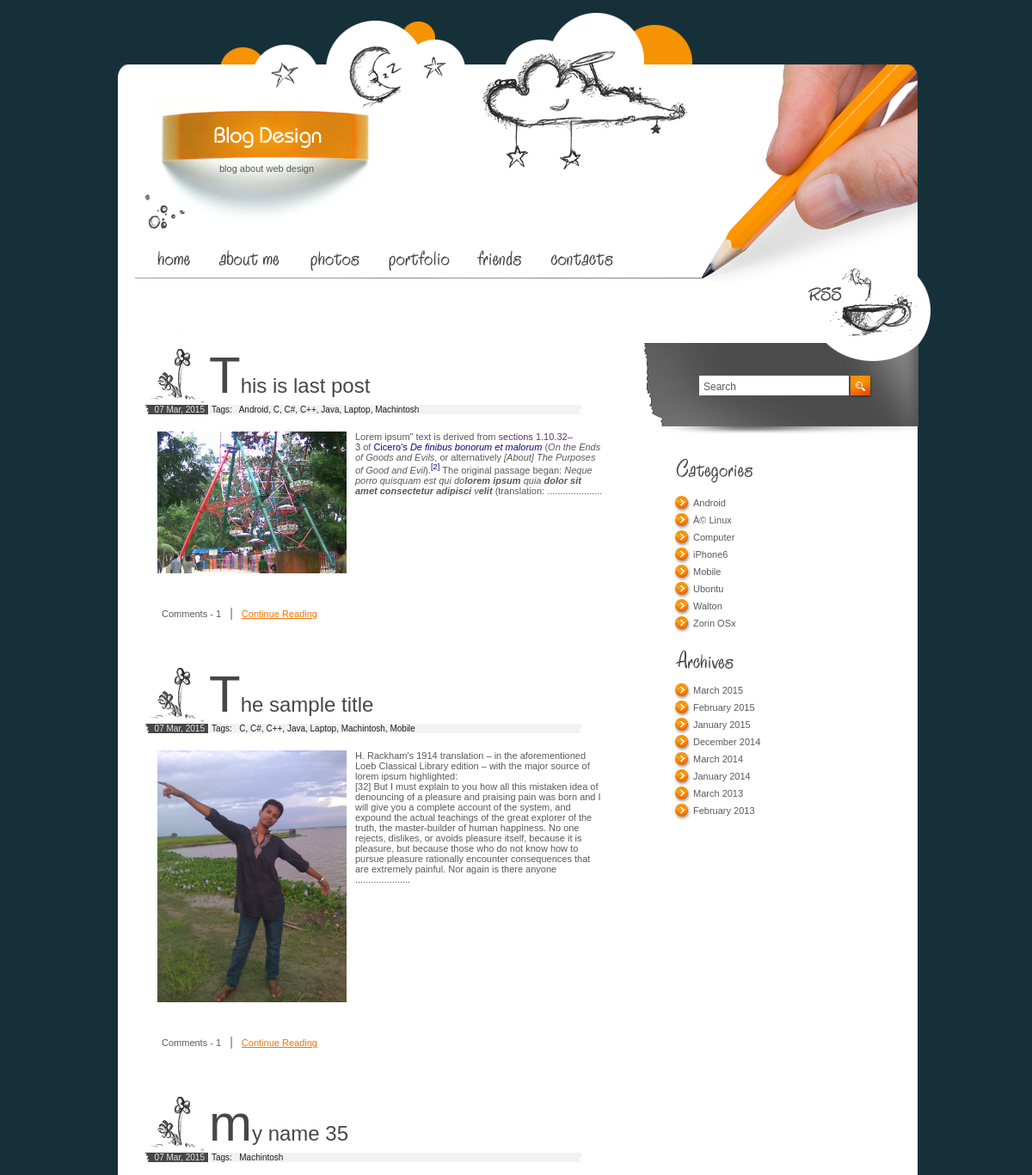
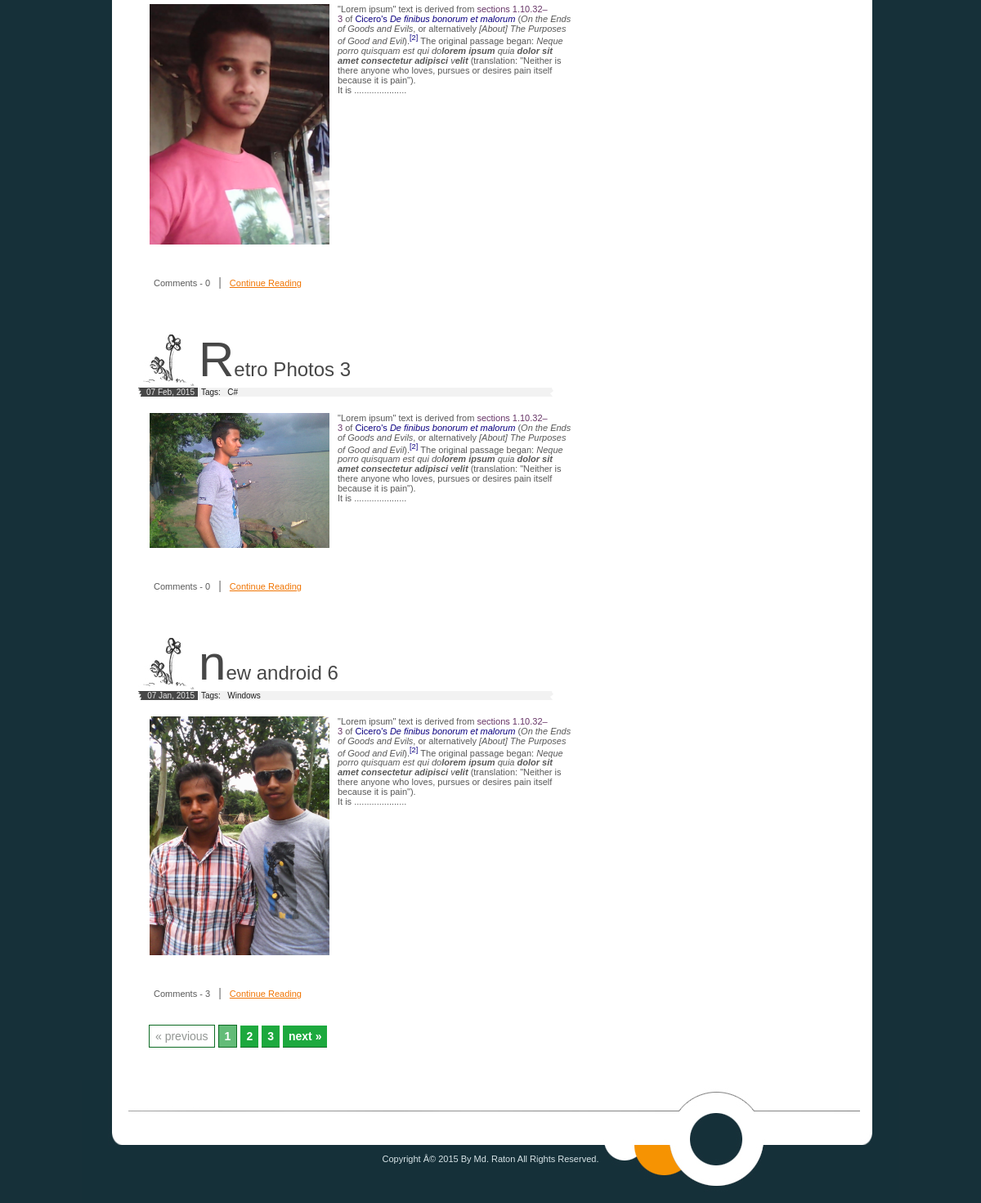
The page / on the database its author committed (2 pictures, top to bottom).
### tables this page shows
CREATE TABLE IF NOT EXISTS `tbl_post` (
`post_id` int(11) NOT NULL,
  `post_title` varchar(255) NOT NULL,
  `post_description` text NOT NULL,
  `post_image` varchar(255) NOT NULL,
  `cat_id` int(11) NOT NULL,
  `tag_id` varchar(255) NOT NULL,
  `post_date` varchar(255) NOT NULL,
  `year` varchar(4) NOT NULL,
  `month` varchar(2) NOT NULL,
  `post_timestamp` varchar(255) NOT NULL
);

CREATE TABLE IF NOT EXISTS `tbl_tag` (
`tag_id` int(11) NOT NULL,
  `tag_name` varchar(255) NOT NULL
);

CREATE TABLE IF NOT EXISTS `tbl_category` (
`cat_id` int(11) NOT NULL,
  `cat_name` varchar(255) NOT NULL
);

CREATE TABLE IF NOT EXISTS `tbl_footer` (
`id` int(11) NOT NULL,
  `description` text NOT NULL
);

### index.php (the view, shortened to what this page needs)
<?php include('header.php');?>
<?php
include('config.php');
	$adjacents = 7;
	$statement = $db->prepare("select * from tbl_post ORDER BY post_id DESC");
	$statement->execute();
	$total_pages = $statement->rowCount();
	$targetpage = $_SERVER['PHP_SELF'];
	$limit = 5;
	$page = @$_GET['page'];
	if($page)
		$start = ($page - 1) * $limit;
	else
		$start = 0;
	$statement = $db->prepare("SELECT * FROM tbl_post ORDER BY post_id DESC LIMIT $start ,$limit");
	$statement->execute();
	$result = $statement->fetchAll(PDO::FETCH_ASSOC);
	if($page == 0) $page = 1;
	$prev = $page - 1;
	$next = $page + 1;
	$lastpage = ceil($total_pages / $limit);
	$pagination = "";
	if($lastpage > 1)
	{
		$pagination .= "<div class=\"pagination\">";
		if($page > 1)
			$pagination .="<a href=\"$targetpage?page=$prev\">&#171; previous</a>";
		else
			$pagination .="<span class=\"disabled\">&#171; previous</span>";
		if($lastpage < 7 + ($adjacents * 2))
		{
			for($counter = 1; $counter <= $lastpage; $counter++)
			{
				if($counter == $page)
					$pagination.="<span class=\"current\">$counter</span>";
				else
					$pagination.="<a href=\"$targetpage?page=$counter\">$counter</a>";
			}
		}
		if($page < $counter - 1)
			$pagination.= "<a href=\"$targetpage?page=$next\">next &#187;</a>";
		else
			$pagination.= "<span class=\"disabled\">next &#187;</span>";
		$pagination.= "</div>\n";
	}
foreach($result as $row){
	?>
	<div class="post">
	<h2><?php echo $row['post_title']; ?></h2>
	<div><span class="date">
	<?php
		$post_date = $row['post_date'];
		$day = substr($post_date,8,2);
		$month = substr($post_date,5,2);
		$year = substr($post_date,0,4);
		if($month=='01'){$month="Jan";}
		if($month=='02'){$month="Feb";}
		if($month=='03'){$month="Mar";}
		echo $day.' '.$month.', '.$year;
	?>
	</span>
	<span class="categories">
	Tags: &nbsp;
	<?php
		$arr = explode(",",$row['tag_id']);
		$count_array = count(explode(",",$row['tag_id']));
		for($j=0;$j<$count_array;$j++){
			$statement1 = $db->prepare("SELECT * FROM tbl_tag WHERE tag_id=?");
			$statement1->execute(array($arr[$j]));
			$result1 = $statement1->fetchAll(PDO::FETCH_ASSOC);
			foreach($result1 as $row1){
				echo $row1['tag_name'];
				if($j<$count_array-1)
					echo ", ";
				}
		}
	?>
	</span></div>
	<div class="description">
		<p><img src="uploads/<?php echo $row['post_image'];?>" alt="" width="220"/>
		<?php
			$pieces = explode(" ", $row['post_description']);
			$first_part = implode(" ",array_splice($pieces, 0, 105));
			$first_part = $first_part.' .....................';
		?>
			<?php echo $first_part;?> </p>
	</div>
	<p class="comments">
	Comments -
	<?php
		$statement1 = $db->prepare("select * from tbl_comment WHERE post_id=? AND active=1");
		$statement1->execute(array($row['post_id']));
		$total_coments = $statement1->rowCount();
		echo $total_coments;
	?>
	<span>|</span>   <a href="index2.php?id=<?php echo $row['post_id']; ?>">Continue Reading</a></p>
</div>
	<?php
}
?>
<div class="pagination">
<?php
echo $pagination;
?>
</div>
<?php include('footer.php');?>

### footer.php (shortened to what this page needs)
<?php include('config.php');?>
</div>
		<div id="sidebar">
		    <div id="search">
				<input type="text" value="Search"> <a href="#"><img src="images/go.gif" alt="" width="26" height="26" /></a>
			</div>
			<div class="list">
				<img src="images/title1.gif" alt="" width="186" height="36" />
				<ul>
					<?php
						$statement = $db->prepare("select * from tbl_category ORDER BY cat_name ASC");
						$statement->execute();
						$result = $statement->fetchAll(PDO::FETCH_ASSOC);
						foreach($result as $row){
							?>
								<li><a href="category.php?id=<?php echo $row['cat_id'];?>"><?php echo $row['cat_name']; ?></a></li>
							<?php
						}
					?>
				</ul>
				<img src="images/title2.gif" alt="" width="180" height="34" />
				<?php
						$j = 0;
						$statement = $db->prepare("select distinct(post_date) from tbl_post ORDER BY post_date DESC");
						$statement->execute();
						$result = $statement->fetchAll(PDO::FETCH_ASSOC);
						foreach($result as $row)
						{
							$ym = substr($row['post_date'],0,7);
							$arr_date[$j] = $ym;
							$j++;
						}
						$result = array_unique($arr_date);
						$final_val = implode(",",$result);
						$final_arr_date = explode(",",$final_val);
						$final_arr_date_count = count(explode(",",$final_val));
					?>
				<ul>
					<?php
						for($j=0;$j<$final_arr_date_count;$j++)
						{
							$year = substr($final_arr_date[$j],0,4);
							$month = substr($final_arr_date[$j],5,2);
							if($month=='01'){$month_full="January";}
							if($month=='02'){$month_full="February";}
							if($month=='03'){$month_full="March";}
							if($month=='12'){$month_full="December";}
							?>
							<li><a href="archive.php?date=<?php echo $final_arr_date[$j];?>"><?php echo $month_full.' '.$year;?></a></li>
							<?php
						}
					?>
				</ul>
			</div>
		</div>
	</div>
	<div id="footer">
		<p>
		<?php
			$statement = $db->prepare("SELECT * FROM tbl_footer WHERE id=1");
			$statement->execute();
			$result = $statement->fetchAll(PDO::FETCH_ASSOC);
			foreach($result as $row){
				echo $row['description'];
			}
		?>
		</p>
	</div>
</body>
</html>

### style.css (style rules this page uses)
* { margin:0px; padding:0px; }
img { border:0px }
html { width:100%; height:100%; background-color:#163039; }
body { width:1000px; height:100%; position:relative; margin:0 auto; background-image:url(images/bg.gif); background-position:top left; background-repeat:repeat-y; }
html > body { height:auto; min-height:100%; }
#footer { height:150px; position:absolute; bottom:0px; background-image:url(images/footer_bg.jpg); background-position:top left; background-repeat:no-repeat; width:1000px; font-family:Tahoma, sans-serif; font-size:11px; color:#D8E4E8; }
#footer p { width:100%; text-align:center; padding:90px 0 0 0 }
#sidebar { width:356px; float:left }
.post { padding:0 0 35px 0; overflow:hidden; width:532px; float:left; }
.post h2 { font-family:Arial, Helvetica, sans-serif; font-size:24px; color:#474747; font-weight:normal; display:block; padding:15px 0 0 75px; / line-height:70px; background-image:url(images/h_bg.jpg); background-position:bottom left; background-repeat:no-repeat; }
.post h2:first-letter { font-size:60px; }
.date { display:block; float:left; background-image:url(images/date_bg.gif); background-position:top left; background-repeat:no-repeat; width:70px; text-align:right; font-family:Arial, Helvetica, sans-serif; font-size:10px; color:#E6E5E5; padding:0 4px 0 0 }
.categories { display:block; float:left; background-image:url(images/categories_bg.gif); background-position:top left; background-repeat:no-repeat; width:454px; font-family:Arial, Helvetica, sans-serif; font-size:10px; color:#1D1D1D; padding:0 0 0 4px }
.description { padding:20px 0 0 0; float:left; margin:0 0 15px 0; / margin:0; }
.post .description img { float:left; padding:0 10px 10px 0; margin:0px; }
.post .description p { display:block; width:98%; padding:0 0 0 15px }
.comments { display:block; float:left; line-height:17px; padding:5px 0 0 18px; }
.comments a { color:#F07402; text-decoration:underline }
.comments span { font-size:14px; color:#6E6E6E; padding:0 7px; line-height:17px; }
#search { background-image:url(images/search_bg.jpg); background-position:top left; background-repeat:no-repeat; width:356px; height:124px; margin:0 0 20px 0 }
#search input { width:169px; height:20px; border:0px; line-height:15px; font-family:Arial, Helvetica, sans-serif; font-size:12px; color:#595959; margin:50px 0 0 69px; padding:3px 0 0 5px; float:left }
#search a { display:block; float:left; margin:50px 0 0 2px }
.list { padding:0 0 15px 35px; }
.list ul { width:290px; overflow:hidden; padding:5px 0 15px 5px }
.list li { list-style-type:none; background-image:url(images/bullet.gif); background-position:top left; background-repeat:no-repeat; padding:0 0 5px 22px; line-height:15px; height:15px; width:240px; float:left; }
.list a { font-family:Arial, Helvetica, sans-serif; font-size:11px; color:#595959; text-decoration:none; }
.post p { width:511px; padding:13px 0 0 20px; }
.post p img { margin:5px 0 0 0 }
div.pagination { padding: 3px; margin: 3px; z-index: 1000; font-size: 14px; margin-bottom: 20px; }
div.pagination a { padding: 5px 7px; margin: 2px; border-bottom: 1px solid #0d6b23; text-decoration: none; background-color: #1da93e; color: #fff; font-weight: bold; }
div.pagination span.current { padding: 5px 7px; margin: 2px; border: 1px solid #0d6b23; font-weight: bold; background-color: #63bc78; color: #fff; }
div.pagination span.disabled { padding: 5px 7px; margin: 2px; border: 1px solid #0d6b23; color: #929693; }

### rows shown on the page
tbl_post: post_title "This is last post", post_date "07", post_date "Mar", post_date "2015", post_image (picture), first_part "Lorem ipsum\" text is derived from sections 1.10.32–3 of Cicero's De finibus bonorum et malorum ( On the Ends of Goods and Evils , or alternatively [About] The Purposes of Good and Evil ). [2] The original passage began: Neque porro quisquam est qui do lorem ipsum quia dolor sit amet consectetur adipisci v elit (translation: .....................", total_coments "1"
tbl_tag: tag_name "Android"
tbl_tag: tag_name "C"
tbl_tag: tag_name "C#"
tbl_tag: tag_name "C++"
tbl_tag: tag_name "Java"
tbl_tag: tag_name "Laptop"
tbl_tag: tag_name "Machintosh"
tbl_post: post_title "The sample title", post_date "07", post_date "Mar", post_date "2015", post_image (picture), first_part "H. Rackham's 1914 translation – in the aforementioned Loeb Classical Library edition – with the major source of lorem ipsum highlighted: [32] But I must explain to you how all this mistaken idea of denouncing of a pleasure and praising pain was born and I will give you a complete account of the system, and expound the actual teachings of the great explorer of the truth, the master-builder of human happiness. No one rejects, dislikes, or avoids pleasure itself, because it is pleasure, but because those who do not know how to pursue pleasure rationally encounter consequences that are extremely painful. Nor again is there anyone .....................", total_coments "1"
tbl_tag: tag_name "Mobile"
tbl_post: post_title "my name 35", post_date "07", post_date "Mar", post_date "2015", post_image (picture), first_part "\"Lorem ipsum\" text is derived from sections 1.10.32–3 of Cicero's De finibus bonorum et malorum ( On the Ends of Goods and Evils , or alternatively [About] The Purposes of Good and Evil ). [2] The original passage began: Neque porro quisquam est qui do lorem ipsum quia dolor sit amet consectetur adipisci v elit (translation: \"Neither is there anyone who loves, pursues or desires pain itself because it is pain\"). It is .....................", total_coments "0"
tbl_post: post_title "Retro Photos 3", post_date "07", post_date "Feb", post_date "2015", post_image (picture), first_part "\"Lorem ipsum\" text is derived from sections 1.10.32–3 of Cicero's De finibus bonorum et malorum ( On the Ends of Goods and Evils , or alternatively [About] The Purposes of Good and Evil ). [2] The original passage began: Neque porro quisquam est qui do lorem ipsum quia dolor sit amet consectetur adipisci v elit (translation: \"Neither is there anyone who loves, pursues or desires pain itself because it is pain\"). It is .....................", total_coments "0"
tbl_post: post_title "new android 6", post_date "07", post_date "Jan", post_date "2015", post_image (picture), first_part "\"Lorem ipsum\" text is derived from sections 1.10.32–3 of Cicero's De finibus bonorum et malorum ( On the Ends of Goods and Evils , or alternatively [About] The Purposes of Good and Evil ). [2] The original passage began: Neque porro quisquam est qui do lorem ipsum quia dolor sit amet consectetur adipisci v elit (translation: \"Neither is there anyone who loves, pursues or desires pain itself because it is pain\"). It is .....................", total_coments "3"
tbl_tag: tag_name "Windows"
tbl_category: cat_name "Android"
tbl_category: cat_name "Â© Linux"
tbl_category: cat_name "Computer"
tbl_category: cat_name "iPhone6"
tbl_category: cat_name "Mobile"
tbl_category: cat_name "Ubontu"
tbl_category: cat_name "Walton"
tbl_category: cat_name "Zorin OSx"
tbl_footer: description "Copyright Â© 2015 By Md. Raton All Rights Reserved."

### other values the page prints
$month_full "March"
$year "2015"
$month_full "February"
$month_full "January"
$month_full "December"
$year "2014"
$year "2013"
